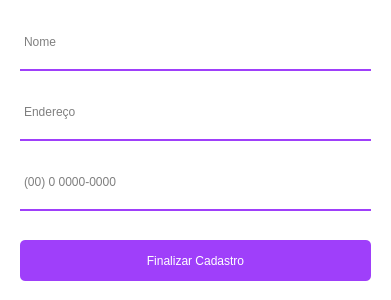
<?xml version="1.0" encoding="UTF-8"?>
<ui version="4.0">
 <class>CadastroFornecedores</class>
 <widget class="QMainWindow" name="CadastroFornecedores">
  <property name="geometry">
   <rect>
    <x>0</x>
    <y>0</y>
    <width>391</width>
    <height>300</height>
   </rect>
  </property>
  <property name="windowTitle">
   <string>Cadastro de Fornecedores</string>
  </property>
  <property name="styleSheet">
   <string notr="true">background-color: white;</string>
  </property>
  <widget class="QWidget" name="centralwidget">
   <widget class="QLineEdit" name="line_nome">
    <property name="geometry">
     <rect>
      <x>20</x>
      <y>20</y>
      <width>351</width>
      <height>51</height>
     </rect>
    </property>
    <property name="styleSheet">
     <string notr="true">background-color: rgba(0, 0 , 0, 0);
border: 2px solid rgba(0,0,0,0);
border-bottom-color: rgb(159, 63, 250);
color: rgb(0,0,0);
padding-bottom: 8px;
border-radius: 0px;
font: 10pt &quot;Montserrat&quot;;</string>
    </property>
    <property name="placeholderText">
     <string>Nome</string>
    </property>
   </widget>
   <widget class="QPushButton" name="btn_cadastro">
    <property name="geometry">
     <rect>
      <x>20</x>
      <y>240</y>
      <width>351</width>
      <height>41</height>
     </rect>
    </property>
    <property name="styleSheet">
     <string notr="true">QPushButton {
border: 2px;
background-color: rgb(159, 63, 250);
color: white;
border-radius: 5px;
font: 10pt &quot;Montserrat&quot;;
outline: 0;
}

QPushButton:hover {
	background-color: rgb(197, 62, 255);
}
</string>
    </property>
    <property name="text">
     <string>Finalizar Cadastro</string>
    </property>
   </widget>
   <widget class="QLineEdit" name="line_endereco">
    <property name="geometry">
     <rect>
      <x>20</x>
      <y>90</y>
      <width>351</width>
      <height>51</height>
     </rect>
    </property>
    <property name="styleSheet">
     <string notr="true">background-color: rgba(0, 0 , 0, 0);
border: 2px solid rgba(0,0,0,0);
border-bottom-color: rgb(159, 63, 250);
color: rgb(0,0,0);
padding-bottom: 8px;
border-radius: 0px;
font: 10pt &quot;Montserrat&quot;;</string>
    </property>
    <property name="placeholderText">
     <string>Endereço</string>
    </property>
   </widget>
   <widget class="QLineEdit" name="line_contato">
    <property name="geometry">
     <rect>
      <x>20</x>
      <y>160</y>
      <width>351</width>
      <height>51</height>
     </rect>
    </property>
    <property name="styleSheet">
     <string notr="true">background-color: rgba(0, 0 , 0, 0);
border: 2px solid rgba(0,0,0,0);
border-bottom-color: rgb(159, 63, 250);
color: rgb(0,0,0);
padding-bottom: 8px;
border-radius: 0px;
font: 10pt &quot;Montserrat&quot;;</string>
    </property>
    <property name="placeholderText">
     <string>(00) 0 0000-0000</string>
    </property>
   </widget>
  </widget>
 </widget>
 <resources/>
 <connections/>
</ui>
